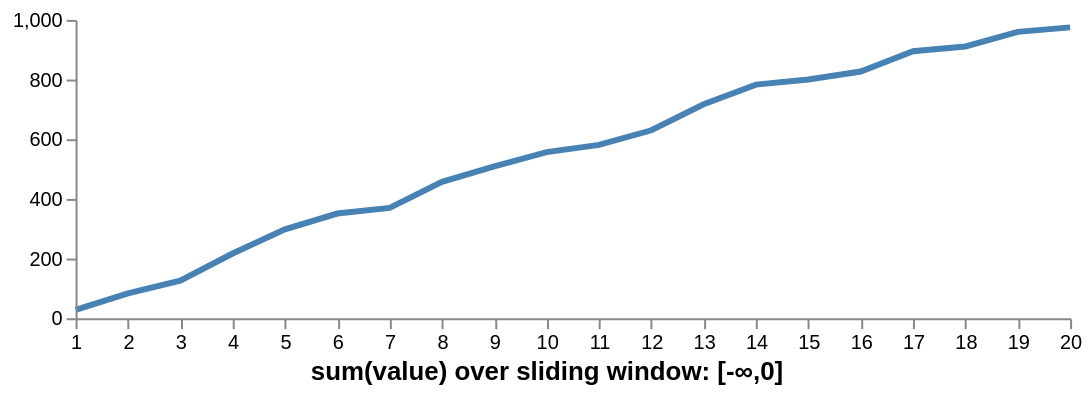

Source (Vega-Lite JSON):
### Vega specification from a JSON file in a GitHub repository (floating-point values rounded to 4 significant figures)
{"$schema": "https://vega.github.io/schema/vega/v6.json", "width": 500, "height": 150, "padding": 5, "signals": [{"name": "aggregate", "value": "sum", "bind": {"input": "select", "options": ["sum", "count", "average", "median", "stdev"]}}, {"name": "frameStart", "value": null, "bind": {"input": "select", "options": [null, -5, -2, 0]}}, {"name": "frameEnd", "value": 0, "bind": {"input": "select", "options": [0, 2, 5, null]}}, {"name": "startLabel", "update": "if(frameStart == null, '-∞', frameStart)"}, {"name": "endLabel", "update": "if(frameEnd == null, '+∞', frameEnd)"}], "data": [{"name": "table", "values": [{"u": 1, "v": 28}, {"u": 2, "v": 55}, {"u": 3, "v": 43}, {"u": 4, "v": 91}, {"u": 5, "v": 81}, {"u": 6, "v": 53}, {"u": 7, "v": 19}, {"u": 8, "v": 87}, {"u": 9, "v": 52}, {"u": 10, "v": 48}, {"u": 11, "v": 24}, {"u": 12, "v": 49}, {"u": 13, "v": 87}, {"u": 14, "v": 66}, {"u": 15, "v": 17}, {"u": 16, "v": 27}, {"u": 17, "v": 68}, {"u": 18, "v": 16}, {"u": 19, "v": 49}, {"u": 20, "v": 15}], "transform": [{"type": "window", "sort": {"field": "u"}, "frame": [{"signal": "frameStart"}, {"signal": "frameEnd"}], "ops": [{"signal": "aggregate"}], "fields": ["v"], "as": ["value"]}]}], "scales": [{"name": "xscale", "type": "linear", "range": "width", "zero": false, "domain": {"data": "table", "field": "u"}}, {"name": "yscale", "type": "linear", "range": "height", "nice": true, "zero": true, "domain": {"data": "table", "field": "value"}}], "title": {"text": {"signal": "aggregate + '(value) over sliding window: [' + startLabel + ',' + endLabel + ']'"}, "orient": "bottom"}, "axes": [{"orient": "bottom", "scale": "xscale", "tickCount": 20, "zindex": 1}, {"orient": "left", "scale": "yscale", "tickCount": 5, "zindex": 1}], "marks": [{"type": "line", "from": {"data": "table"}, "encode": {"enter": {"x": {"scale": "xscale", "field": "u"}, "stroke": {"value": "steelblue"}, "strokeWidth": {"value": 3}}, "update": {"y": {"scale": "yscale", "field": "value"}}}}]}
